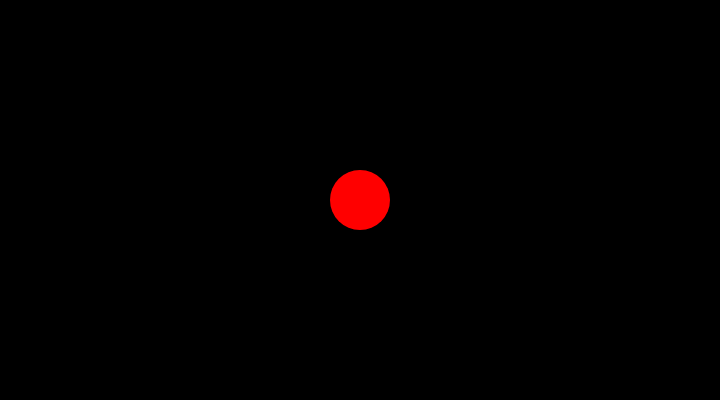
Frame 1 (no input)
Frame 60 (no input): identical to frame 1, image omitted
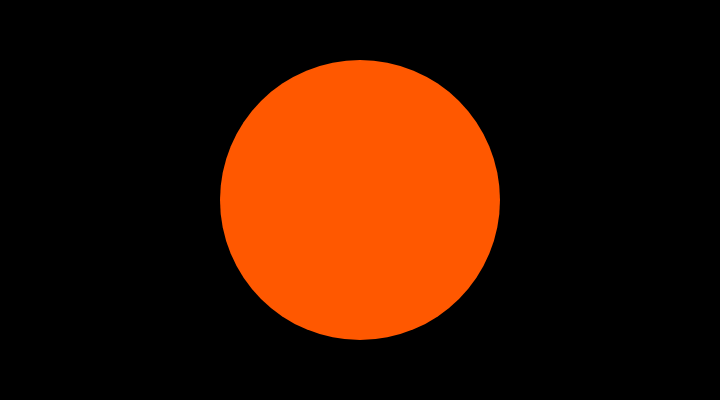
Frame 120 (the mouse pressed at the canvas centre since frame 60)

The p5.js sketch that drew these frames (run headless with seeded random() and noise() and a simulated clock; from frame 60 on, the mouse is pressed at the canvas centre):

// p5.js sketch
// ── sketch.js
function setup() {
  createCanvas(720, 400);
  noStroke();
}

function draw() {
  background(0);
  // Scale the mouseX value from 0 to 720 to a range between 0 and 175
  let c = map(mouseX, 0, width, 0, 175);
  // Scale the mouseX value from 0 to 720 to a range between 40 and 300
  let d = map(mouseX, 0, width, 60, 500);
  fill(255, c, 0);
  ellipse(width/2, height/2, d, d);
}
